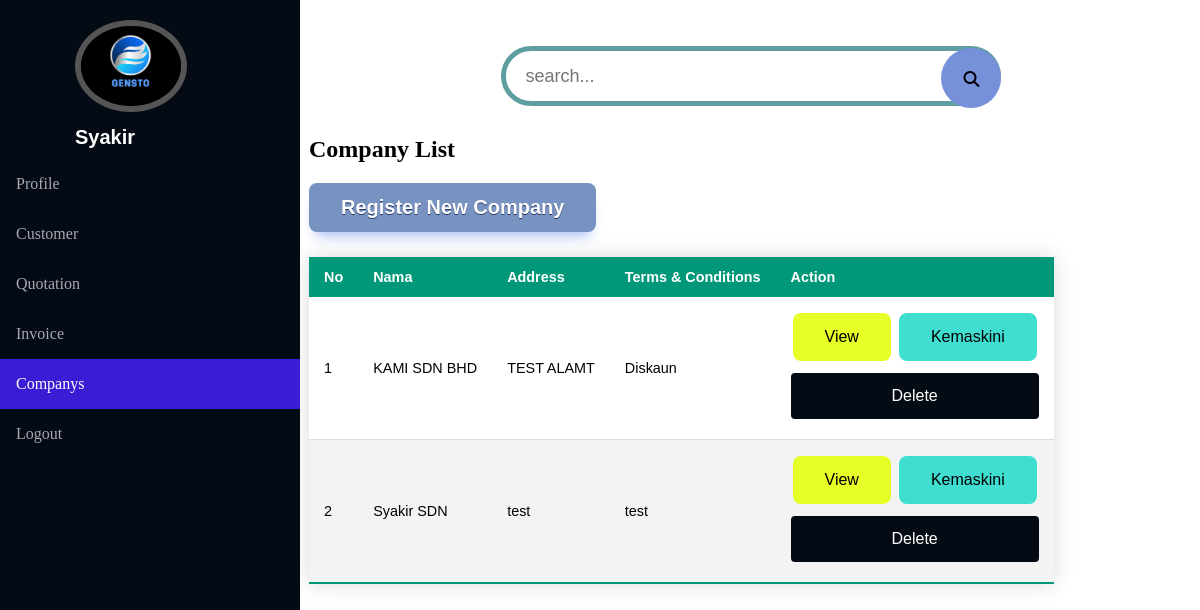
The page /Company (signed in) on the database its author committed.
### tables this page shows
CREATE TABLE `company` (
  `id` int(11) NOT NULL,
  `nama` varchar(255) NOT NULL,
  `address` varchar(500) NOT NULL,
  `termsandconditions` varchar(500) NOT NULL,
  `userid` int(11) NOT NULL
);

### app/core/Controller.php (called while the page is built, shortened)
<?php
class Controller{
    public function view($view,$data=[]){
        require_once './app/views/'.$view.'.php';
    }
}

### app/controllers/Company.php (called while the page is built, shortened)
<?php
class Company extends Controller
{
    private $host = DB_HOST;
    private $user = DB_USER;
    private $password = DB_PASSWORD;
    private $database = DB_NAME;
    public function __construct()
    {
        $user = $this->user;
        $host = $this->host;
        $password = $this->password;
        $database = $this->database;
        $conn = mysqli_connect($host, $user, $password, $database);
        $this->conn = $conn;
    }
    public function index()
    {
        $results = $this->select("company");
        $data = $results;
        $this->view("Company/index", $data);
    }
    public function select($tbname)
    {
        $sql = "SELECT * FROM $tbname;";
        $results = $this->conn->query($sql);
        return $results;
    }
}

### app/core/App.php (called while the page is built, shortened)
<?php
class App{
    public $method = 'index';
    public $params = [];
    public function __construct(){
     $this->controller = new $this->controller;
    call_user_func_array([$this->controller,$this->method],$this->params);
    }
}

### index.php (called while the page is built, shortened)
<?php
$app = new App;

### app/views/Company/index.php (the view, shortened to what this page needs)
<div class="con">
    <div class="search_wrap search_wrap_3">
        <div class="search_box">
            <input id="myInput" type="text" class="input" placeholder="search...">
            <div class="btn btn_common">
            <i class="fa-solid fa-magnifying-glass ico"></i>
            </div>
        </div>
    </div>
    <h2>Company List</h2>
    <a href="<?=baseurl?>Company/register"> <button class="myButton">Register New Company</button></a>
    <table class="styled-table">
        <thead>
            <tr>
                <th>No</th>
                <th>Nama</th>
                <th>Address</th>
                <th>Terms & Conditions</th>
                <th>Action</th>
            </tr>
        </thead>
        <tbody id="myTable">
        <?php foreach ($data as $datas): ?>
            <tr>
                <td><?= $datas['id']; ?></td>
                <td><?= $datas['nama']; ?></td>
                <td><?= $datas['address']; ?></td>
                <td><?= $datas['termsandconditions']; ?></td>
                <td>
                    <button class = "bview">View</button>
                    <button class = "bupdate">Kemaskini</button>
                    <form action="<?=baseurl?>company/deres" method="POST" >
                    <input onclick="checker()" class ="bdelete" type="submit" value="Delete">
                    </form>
                </td>
            </tr>
                <?php endforeach; ?>
        </tbody>
    </table>
</div>

### css/style.css (style rules this page uses)
input[type=text], select { width: 100%; padding: 12px 20px; margin: 8px 0; display: inline-block; border: 1px solid #ccc; border-radius: 4px; box-sizing: border-box; }
input[type=submit] { width: 100%; background-color: #040b14; color: white; padding: 14px 20px; margin: 8px 0; border: none; border-radius: 4px; cursor: pointer; }
.con { margin-left: 301px; }
.con .input { border: 0; outline: none; color: #8b7d77; }
.ico { padding: 23px; }
.search_wrap { width: 500px; margin: 38px auto; }
.search_wrap .search_box { position: relative; width: 500px; height: 60px; }
.search_wrap .search_box .input { position: absolute; top: 0; left: 0; width: 100%; height: 100%; padding: 10px 20px; border-radius: 3px; font-size: 18px; }
.search_wrap .search_box .btn { position: absolute; top: 0; right: 0; width: 60px; height: 100%; background: #7690da; z-index: 1; cursor: pointer; }
.search_wrap.search_wrap_3 .search_box .input { padding-right: 80px; }
.search_wrap.search_wrap_3 .search_box .input { border-radius: 50px; border-style: solid; border-width: 5px; border-color: cadetblue; }
.search_wrap.search_wrap_3 .search_box .btn { right: 0px; top: 10px; border-radius: 50%; }
.styled-table { border-collapse: collapse; margin: 25px 0; font-size: 0.9em; font-family: sans-serif; min-width: 400px; box-shadow: 0 0 20px rgba(0, 0, 0, 0.15); }
.styled-table thead tr { background-color: #009879; color: #ffffff; text-align: left; }
.styled-table th, .styled-table td { padding: 12px 15px; }
.styled-table tbody tr { border-bottom: 1px solid #dddddd; }
.styled-table tbody tr:nth-of-type(even) { background-color: #f3f3f3; }
.styled-table tbody tr:last-of-type { border-bottom: 2px solid #009879; }
.bview { background-color: #e6ff27; border: none; border-radius: 8px; color: rgb(0, 0, 0); padding: 15px 32px; text-align: center; text-decoration: none; display: inline-block; font-size: 16px; margin: 4px 2px; cursor: pointer; }
.bupdate { background-color: #3fded1; border: none; border-radius: 8px; color: rgb(0, 0, 0); padding: 15px 32px; text-align: center; text-decoration: none; display: inline-block; font-size: 16px; margin: 4px 2px; cursor: pointer; }
.bdelete { background-color: #f02020; border: none; border-radius: 8px; color: rgb(0, 0, 0); padding: 15px 32px; text-align: center; text-decoration: none; display: inline-block; font-size: 16px; margin: 4px 2px; cursor: pointer; }
.myButton { box-shadow: 0px 10px 14px -7px #9fb4f2; background-color: #7892c2; border-style: none; border-radius: 8px; display: inline-block; cursor: pointer; color: #ffffff; font-family: Arial; font-size: 20px; font-weight: bold; padding: 13px 32px; text-decoration: none; text-shadow: 0px 1px 0px #283966; }

### rows shown on the page
company: id "1", nama "KAMI SDN BHD", address "TEST ALAMT", termsandconditions "Diskaun"
company: id "2", nama "Syakir SDN", address "test", termsandconditions "test"

### other values the page prints
$_SESSION['username'] "Syakir"
